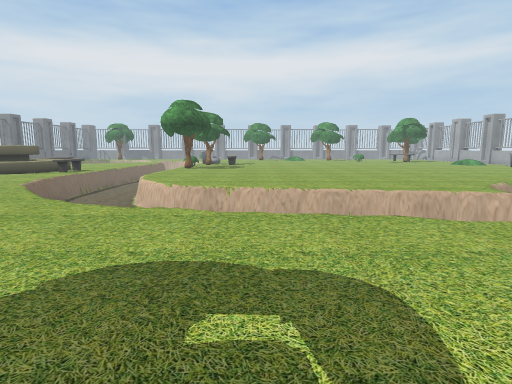
View 1 (above)

24 first-person views from a walk through a Unity game level. The camera is 1.2 m above the floor, tilts 8° down and sees 80° across. The floor is counted in squares, 1 m on a side. Each view is taken from the middle of a square. On the plan, view 1 faces up. The plan holds only what a view shows up to about 13 squares ahead; the rest is blank. The player is left out. Some surface patterns are stand-ins.

View 2
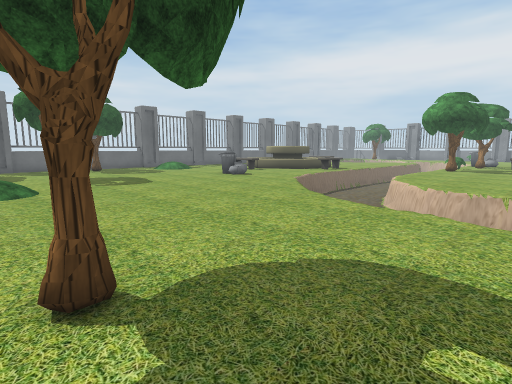

View 3
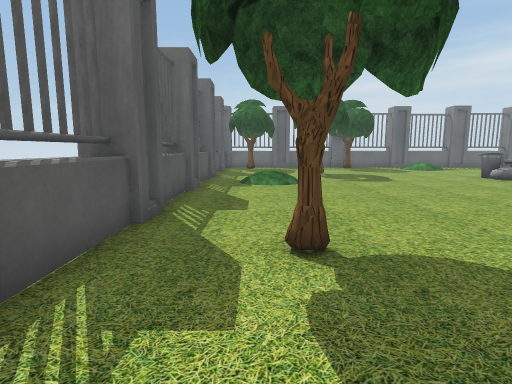

View 4
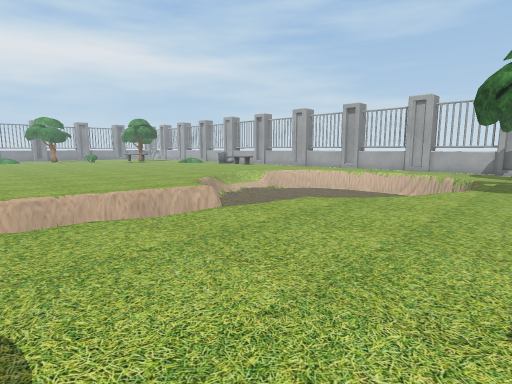

View 5
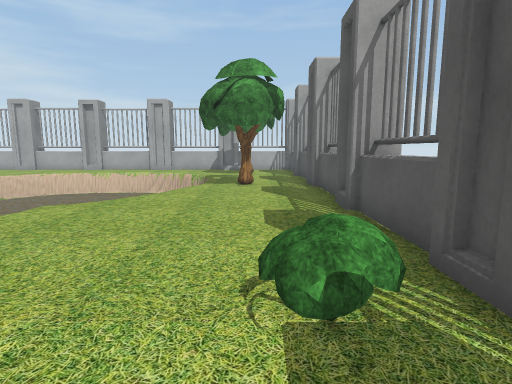

View 6
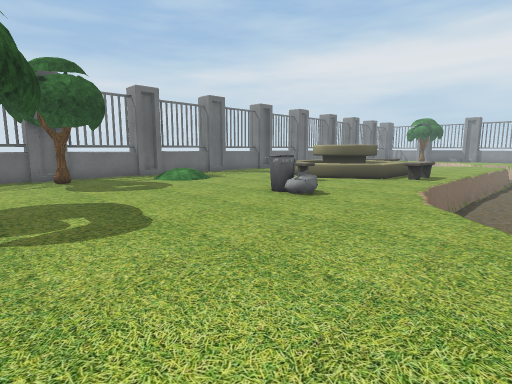

View 7
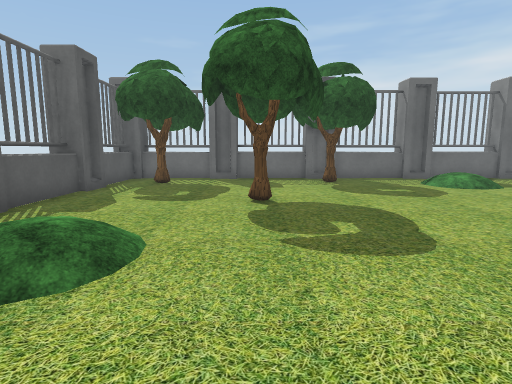

View 8
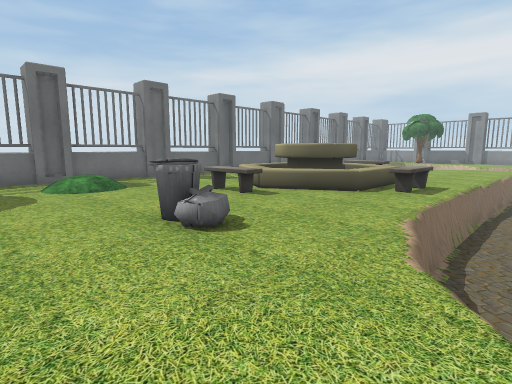

View 9
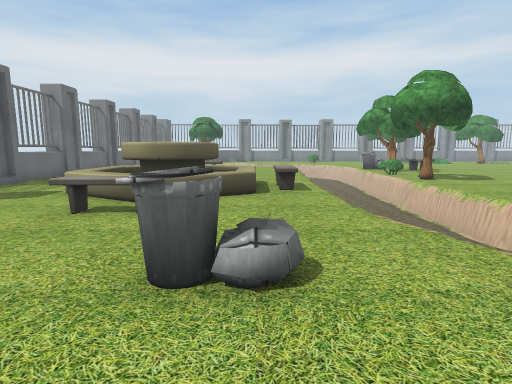

View 10
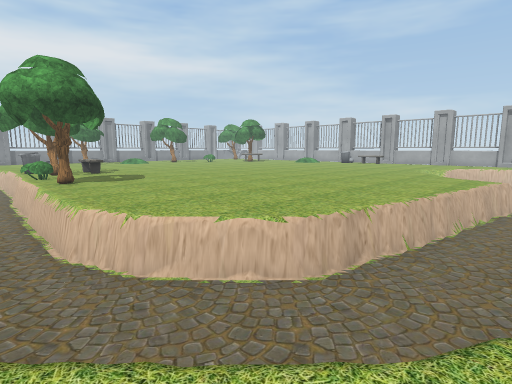

View 11
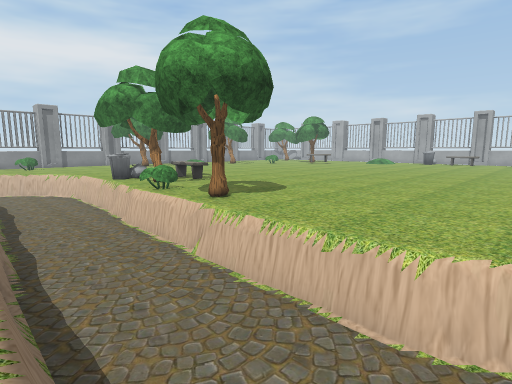

View 12
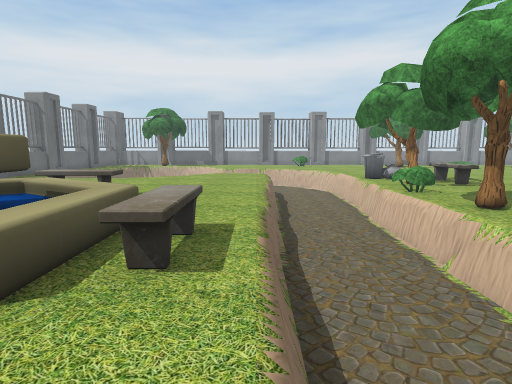

View 13
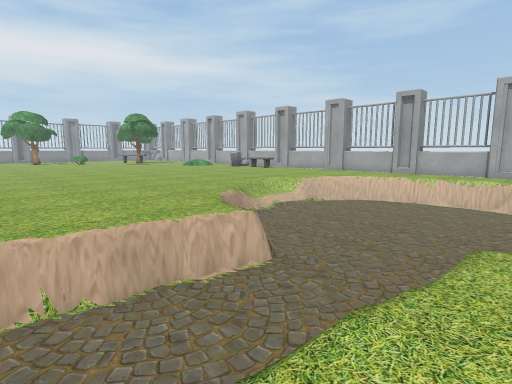

View 14
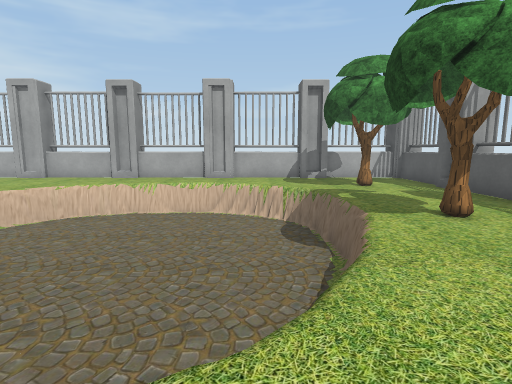

View 15
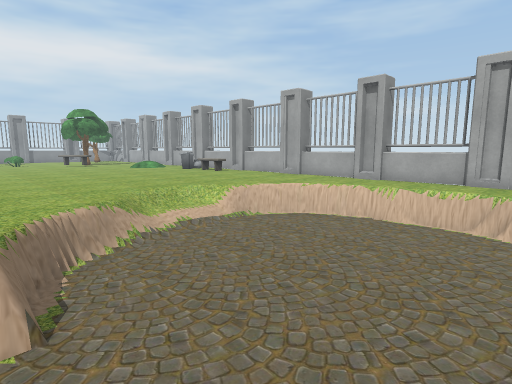

View 16
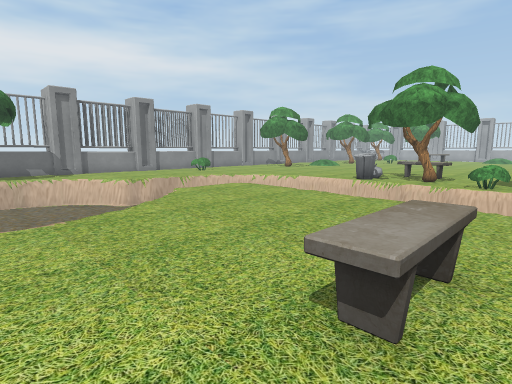

View 17
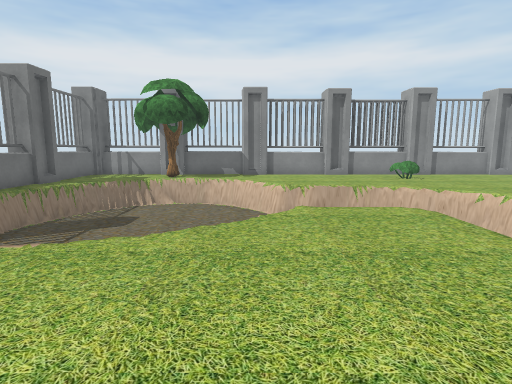

View 18
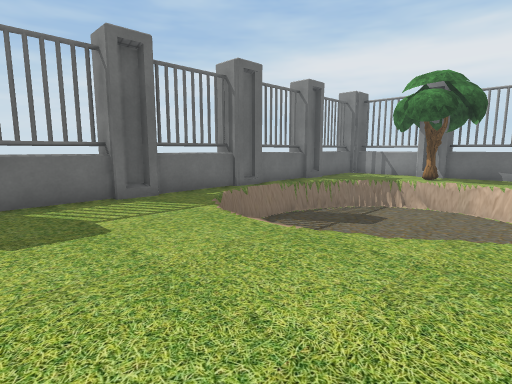

View 19
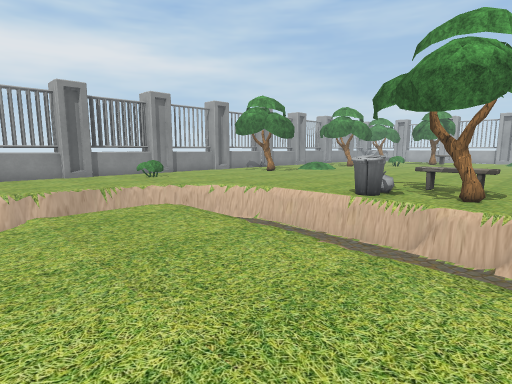

View 20
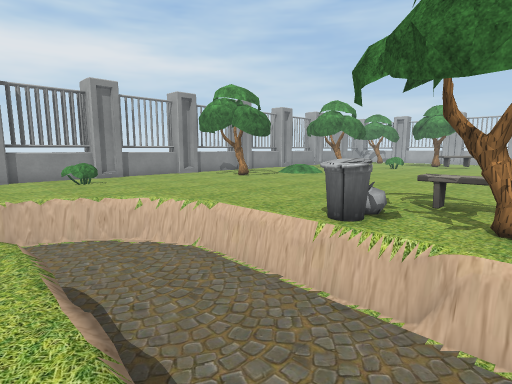

View 21
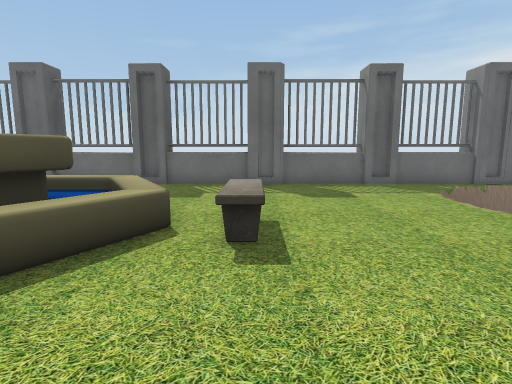

View 22
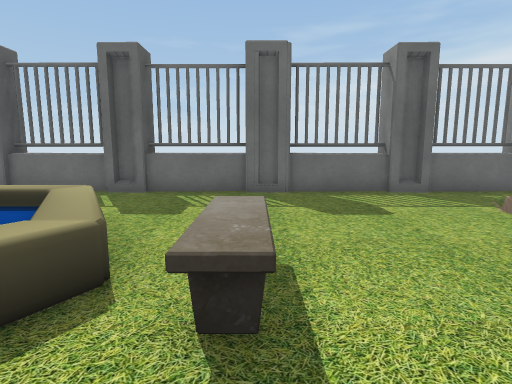

View 23
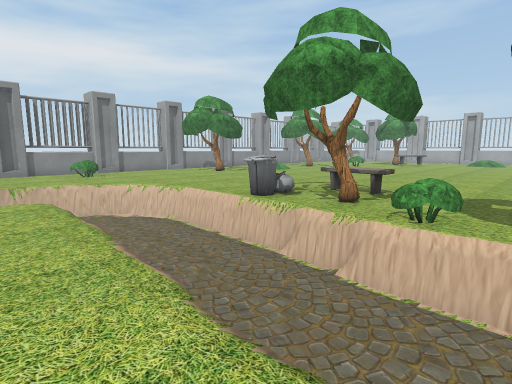

View 24
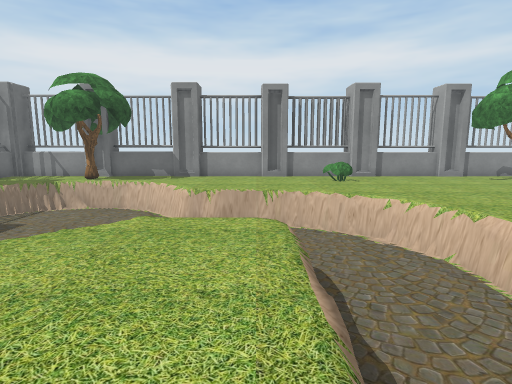

### Floor plan
Key: @ floor where view 1 was taken; # wall or solid block; x gap in a wall; . main floor; - floor 1 m lower than the main floor; / step, stairs or slope; = window, fence, low wall or low ledge; T tree; B bin; U bush; E bench; F fountain.
Columns run from 20 left of view 1 to 20 right of it. Each row starts with its distance up from view 1.
 37     ##==#==##==##
 36  # T T................
 35  #.TT.................
 34  ##=#x#=......U..... T
 33  #==----=........... T
 32 ##-------====........
 31 ##-------   -==.......
 30 #=-----     --/.......
 29 ##---    =  ---=......
 28 #       =...=--=....  ...
 27 ##=    =....=--=.........
 26 #.== ==.....=--#BB......
 25 #...........=--##TE.....
 24 =...........=--=T#E......
 23 =...........---#T.E.......
 22 #...........---UU.........
 21 #.....EE....---#..........
 20 =......F....---#.......  .
 19 =....FFFF..=---#T.......... ...
 18 #...FFFFFF..---#................
 17 #...FFFFFFE.---=.................
 16 =...FFFFFFE.---=..................
 15 = ..FFFFFF..---=...................    =
 14 #  ...FF...=---=....................  .#
 13 #.  .EEE....---=.......................#
 12 =...........=--=..............///=.....=
 11 =../........=---=...........===/---=...=
 10 #.  ....BB..==---===........=-------=..#
  9 #.//....B.....------======..--------=..##
  8 =..............=-----------=---------=.=
  7 =..............== ---  --------------=.=
  6 #.T................=  =--------------=.#
  5 #.......................=====--------=.#
  4 =...........................=-------=..=
  3 =.....T.....................#==-----=..=
  2 #.............................###==....#
  1 #........//......TT.............T...T..#
  0 =.T......  ......T..@..U.......TT...T..=
 -1 =.................... .U...............=
 -2 #===#==##==##==##==#   ##==##==##==##==#
 -3 #   #       #   #          #   #   #   #

Where each view was taken, in squares from view 1:
view 1: 0 up, 0 right, facing up
view 2: 0 up, 0 right, facing up-left
view 3: 0 up, 1 right, facing left
view 4: 0 up, 1 right, facing up-right
view 5: 0 up, 1 right, facing right
view 6: 3 up, 6 left, facing up-left
view 7: 3 up, 7 left, facing left
view 8: 7 up, 7 left, facing up-left
view 9: 7 up, 11 left, facing up
view 10: 7 up, 7 left, facing up-right
view 11: 13 up, 9 left, facing up-right
view 12: 13 up, 9 left, facing up
view 13: 4 up, 3 right, facing up-right
view 14: 4 up, 6 right, facing right
view 15: 4 up, 7 right, facing up-right
view 16: 20 up, 16 left, facing up-right
view 17: 22 up, 12 left, facing up
view 18: 22 up, 12 left, facing up-left
view 19: 22 up, 12 left, facing up-right
view 20: 23 up, 9 left, facing up-right
view 21: 21 up, 9 left, facing left
view 22: 21 up, 11 left, facing left
view 23: 20 up, 10 left, facing up-right
view 24: 23 up, 9 left, facing up
